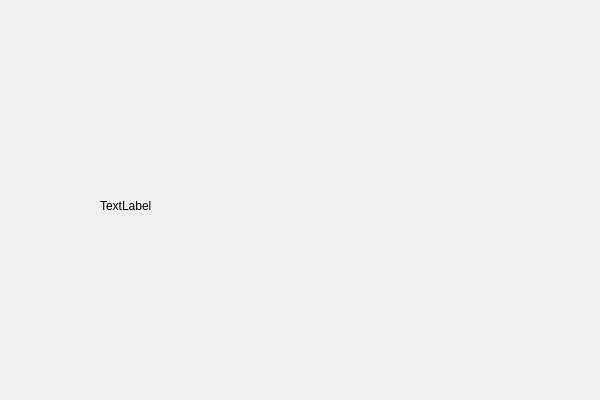
<?xml version="1.0" encoding="UTF-8"?>
<ui version="4.0">
 <class>ZVideoViewTestClass</class>
 <widget class="QWidget" name="ZVideoViewTestClass">
  <property name="geometry">
   <rect>
    <x>0</x>
    <y>0</y>
    <width>600</width>
    <height>400</height>
   </rect>
  </property>
  <property name="windowTitle">
   <string>ZVideoViewTest</string>
  </property>
  <widget class="QLabel" name="label">
   <property name="geometry">
    <rect>
     <x>100</x>
     <y>130</y>
     <width>301</width>
     <height>151</height>
    </rect>
   </property>
   <property name="text">
    <string>TextLabel</string>
   </property>
  </widget>
 </widget>
 <layoutdefault spacing="6" margin="11"/>
 <resources>
  <include location="zvideoviewtest.qrc"/>
 </resources>
 <connections/>
</ui>
